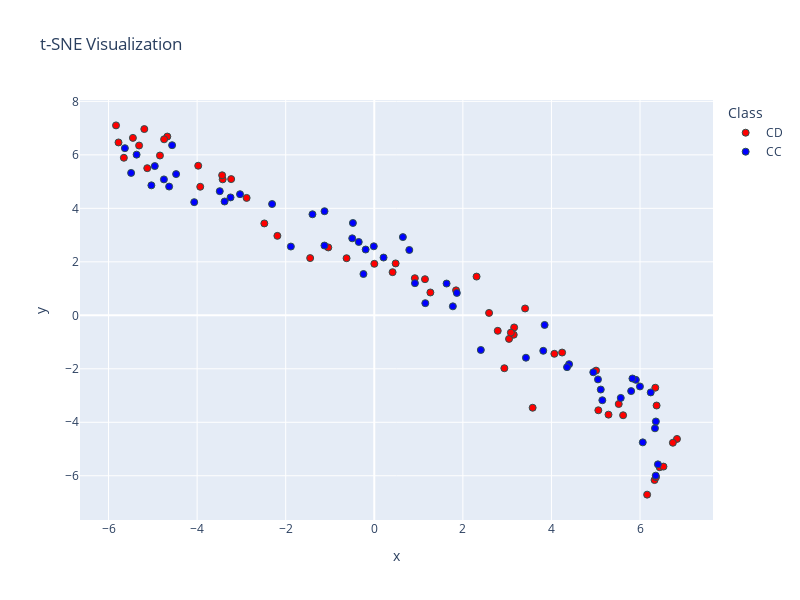

Notebook source saved alongside this figure:
### Markdown cell above
### Visualization using TSNE

### Code cell
tsne = TSNE(n_components=2, perplexity=30, random_state=42)
X_tsne = tsne.fit_transform(X_train)
plot_tsne(X_tsne, y_train)

### Figure 1 — Plotly figure (JSON) as saved in the notebook; plotly's stock layout.template omitted (floating-point values rounded to 4 significant figures)
{"data": [{"hovertemplate": "Class=CD<br>x=%{x}<br>y=%{y}<extra></extra>", "legendgroup": "CD", "marker": {"color": "red", "line": {"color": "DarkSlateGrey", "width": 1}, "size": 7, "symbol": "circle"}, "mode": "markers", "name": "CD", "orientation": "v", "showlegend": true, "type": "scatter", "x": [5.059, -4.673, 5.519, 6.328, 1.267, 6.36, 0.001418, -2.482, 0.4134, 6.443, 3.149, 6.344, 4.241, 2.788, 2.592, 2.937, 3.405, 2.31, -3.231, 5.008, 3.576, 6.161, 3.042, 6.834, -2.882, 3.158, 6.53, 0.4824, -0.6255, -5.192, 6.742, -3.93, -1.038, 3.084, 1.847, 5.289, -2.188, -5.654, 6.374, -5.831, -3.422, 5.618, 0.9159, 4.066, -3.975, -5.31, -5.449, -4.839, -4.745, -3.435, -5.775, -1.447, -5.126, 1.145], "xaxis": "x", "y": [-3.55, 6.684, -3.316, -6.16, 0.8538, -6.051, 1.926, 3.436, 1.614, -5.68, -0.7257, -2.708, -1.392, -0.5797, 0.08866, -1.979, 0.2556, 1.448, 5.093, -2.067, -3.457, -6.705, -0.8817, -4.623, 4.39, -0.4531, -5.656, 1.941, 2.135, 6.964, -4.765, 4.807, 2.538, -0.6472, 0.9335, -3.714, 2.971, 5.891, -3.373, 7.102, 5.085, -3.737, 1.388, -1.439, 5.594, 6.348, 6.634, 5.975, 6.581, 5.236, 6.464, 2.14, 5.502, 1.35], "yaxis": "y"}, {"hovertemplate": "Class=CC<br>x=%{x}<br>y=%{y}<extra></extra>", "legendgroup": "CC", "marker": {"color": "blue", "line": {"color": "DarkSlateGrey", "width": 1}, "size": 7, "symbol": "circle"}, "mode": "markers", "name": "CC", "orientation": "v", "showlegend": true, "type": "scatter", "x": [5.906, -0.4823, 5.114, 6.355, 3.424, 5.8, -5.033, -0.0105, 1.633, -4.749, 3.846, -0.1946, 0.2099, -3.489, 5.149, -2.307, -0.2444, 4.399, 5.829, 6.337, -5.631, -1.123, -3.38, 0.9182, 1.864, -4.474, -4.631, -1.883, 3.815, 6.242, 6.062, -5.366, 2.406, 1.152, 5.051, -4.065, 6.404, 4.352, 6.358, 5.565, 0.6459, -1.125, 4.944, -3.245, -0.4977, -3.031, -5.49, -4.564, -0.3507, -4.956, 0.7911, 1.774, -1.396, 5.998], "xaxis": "x", "y": [-2.414, 3.453, -2.776, -5.994, -1.586, -2.833, 4.86, 2.58, 1.188, 5.082, -0.3607, 2.46, 2.16, 4.642, -3.175, 4.161, 1.545, -1.827, -2.362, -4.225, 6.25, 3.893, 4.256, 1.201, 0.8366, 5.28, 4.814, 2.571, -1.327, -2.883, -4.75, 6.008, -1.296, 0.4548, -2.395, 4.232, -5.573, -1.938, -3.969, -3.089, 2.924, 2.609, -2.129, 4.408, 2.879, 4.529, 5.325, 6.362, 2.742, 5.58, 2.443, 0.3357, 3.778, -2.66], "yaxis": "y"}], "layout": {"height": 600, "legend": {"title": {"text": "Class"}, "tracegroupgap": 0}, "title": {"text": "t-SNE Visualization"}, "width": 800, "xaxis": {"anchor": "y", "domain": [0, 1], "title": {"text": "x"}}, "yaxis": {"anchor": "x", "domain": [0, 1], "title": {"text": "y"}}}}
